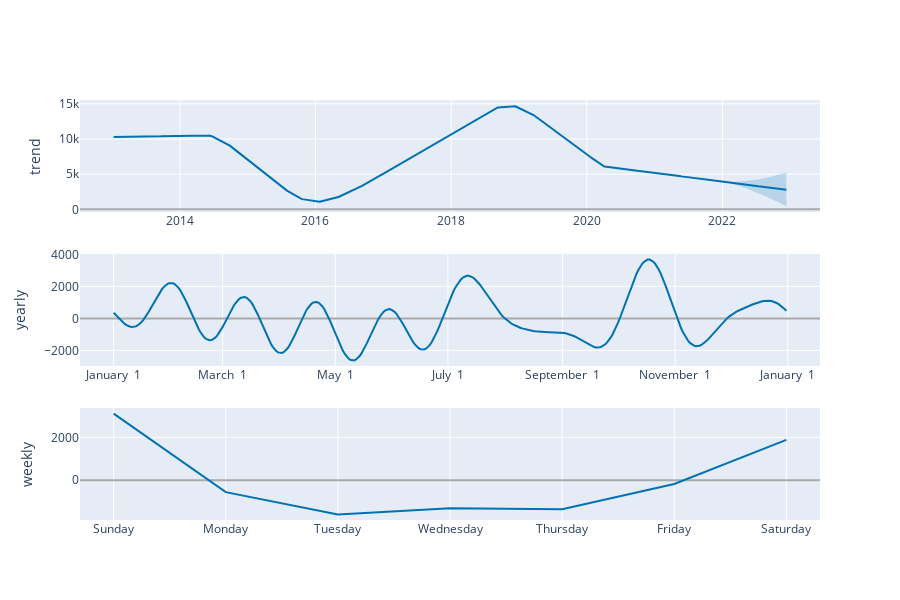

The notebook cell saved with this chart:
### Code cell
#plotting diffrent components
plot_components_plotly(DineInAmount_m, DineInAmount_forecast)

### Figure 1 — Plotly figure (JSON) as saved in the notebook; plotly's stock layout.template omitted (floating-point values rounded to 4 significant figures; data arrays with more than 128 entries replaced by an {"elided": "..."} marker saying what was removed)
{"data": [{"line": {"color": "#0072B2", "width": 2}, "mode": "lines", "name": "trend", "type": "scatter", "x": {"elided": "3367 str values"}, "xaxis": "x", "y": {"elided": "3367 float values"}, "yaxis": "y"}, {"line": {"color": "rgba(0, 114, 178, 0.2)", "width": 0}, "mode": "lines", "name": "trend_upper", "type": "scatter", "x": {"elided": "3367 str values"}, "xaxis": "x", "y": {"elided": "3367 float values"}, "yaxis": "y"}, {"fill": "tonexty", "fillcolor": "rgba(0, 114, 178, 0.2)", "line": {"color": "rgba(0, 114, 178, 0.2)", "width": 0}, "mode": "lines", "name": "trend_lower", "type": "scatter", "x": {"elided": "3367 str values"}, "xaxis": "x", "y": {"elided": "3367 float values"}, "yaxis": "y"}, {"line": {"color": "#0072B2", "width": 2}, "mode": "lines", "name": "yearly", "type": "scatter", "x": {"elided": "365 str values"}, "xaxis": "x2", "y": {"elided": "365 float values"}, "yaxis": "y2"}, {"line": {"color": "#0072B2", "width": 2}, "mode": "lines", "name": "weekly", "type": "scatter", "x": ["2017-01-01T00:00:00", "2017-01-02T00:00:00", "2017-01-03T00:00:00", "2017-01-04T00:00:00", "2017-01-05T00:00:00", "2017-01-06T00:00:00", "2017-01-07T00:00:00"], "xaxis": "x3", "y": [3113.0, -557.5, -1599.0, -1309.0, -1359.0, -174.8, 1885.0], "yaxis": "y3"}], "layout": {"height": 600, "showlegend": false, "width": 900, "xaxis": {"anchor": "y", "domain": [0, 1], "range": ["2012-07-11T20:24:00", "2023-06-10T03:36:00"], "type": "date"}, "xaxis2": {"anchor": "y2", "domain": [0, 1], "range": ["2016-12-13T18:54:02.958904115", "2018-01-18T11:04:57.863013581"], "tickformat": "%B %e", "type": "date"}, "xaxis3": {"anchor": "y3", "domain": [0, 1], "range": ["2016-12-31T16:48:00", "2017-01-07T07:12:00"], "tickformat": "%A", "type": "date"}, "yaxis": {"anchor": "x", "domain": [0.7333, 1], "rangemode": "normal", "title": {"text": "trend"}, "zerolinecolor": "#AAA"}, "yaxis2": {"anchor": "x2", "domain": [0.3667, 0.6333], "title": {"text": "yearly"}, "zerolinecolor": "#AAA"}, "yaxis3": {"anchor": "x3", "domain": [0, 0.2667], "title": {"text": "weekly"}, "zerolinecolor": "#AAA"}}}
